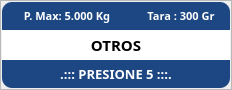
    <widget class="QFrame" name="frmOtros">
     <property name="geometry">
      <rect>
       <x>1030</x>
       <y>500</y>
       <width>232</width>
       <height>90</height>
      </rect>
     </property>
     <property name="styleSheet">
      <string notr="true">#frmOtros{
border: 2px solid #bbbbbb;
border-radius: 10px;
}</string>
     </property>
     <property name="frameShape">
      <enum>QFrame::StyledPanel</enum>
     </property>
     <property name="frameShadow">
      <enum>QFrame::Raised</enum>
     </property>
     <widget class="QLabel" name="txtPesoMaximoOtros">
      <property name="geometry">
       <rect>
        <x>2</x>
        <y>2</y>
        <width>130</width>
        <height>28</height>
       </rect>
      </property>
      <property name="font">
       <font>
        <family>Poppins</family>
        <pointsize>8</pointsize>
        <weight>75</weight>
        <bold>true</bold>
       </font>
      </property>
      <property name="styleSheet">
       <string notr="true">background-color: rgb(29, 71, 131);
color: rgb(255, 255, 255);
border-top-left-radius: 10px;</string>
      </property>
      <property name="text">
       <string>P. Max: 5.000 Kg</string>
      </property>
      <property name="alignment">
       <set>Qt::AlignCenter</set>
      </property>
     </widget>
     <widget class="QLabel" name="txtTaraOtros">
      <property name="geometry">
       <rect>
        <x>132</x>
        <y>2</y>
        <width>98</width>
        <height>28</height>
       </rect>
      </property>
      <property name="font">
       <font>
        <family>Poppins</family>
        <pointsize>8</pointsize>
        <weight>75</weight>
        <bold>true</bold>
       </font>
      </property>
      <property name="styleSheet">
       <string notr="true">background-color: rgb(29, 71, 131);
color: rgb(255, 255, 255);
border-top-right-radius: 10px;</string>
      </property>
      <property name="text">
       <string>Tara : 300 Gr</string>
      </property>
      <property name="alignment">
       <set>Qt::AlignCenter</set>
      </property>
     </widget>
     <widget class="QLabel" name="lblPresione5">
      <property name="geometry">
       <rect>
        <x>2</x>
        <y>60</y>
        <width>228</width>
        <height>28</height>
       </rect>
      </property>
      <property name="font">
       <font>
        <family>Poppins</family>
        <pointsize>10</pointsize>
        <weight>75</weight>
        <bold>true</bold>
       </font>
      </property>
      <property name="styleSheet">
       <string notr="true">background-color: rgb(29, 71, 131);
color: rgb(255, 255, 255);
border-bottom-right-radius: 10px;
border-bottom-left-radius: 10px;</string>
      </property>
      <property name="text">
       <string>.::: PRESIONE 5 :::.</string>
      </property>
      <property name="alignment">
       <set>Qt::AlignCenter</set>
      </property>
     </widget>
     <widget class="QLabel" name="lblOtros">
      <property name="geometry">
       <rect>
        <x>2</x>
        <y>30</y>
        <width>228</width>
        <height>30</height>
       </rect>
      </property>
      <property name="font">
       <font>
        <family>Poppins</family>
        <pointsize>11</pointsize>
        <weight>75</weight>
        <bold>true</bold>
       </font>
      </property>
      <property name="styleSheet">
       <string notr="true">background-color: rgb(255, 255, 255);</string>
      </property>
      <property name="text">
       <string>OTROS</string>
      </property>
      <property name="alignment">
       <set>Qt::AlignCenter</set>
      </property>
     </widget>
    </widget>
